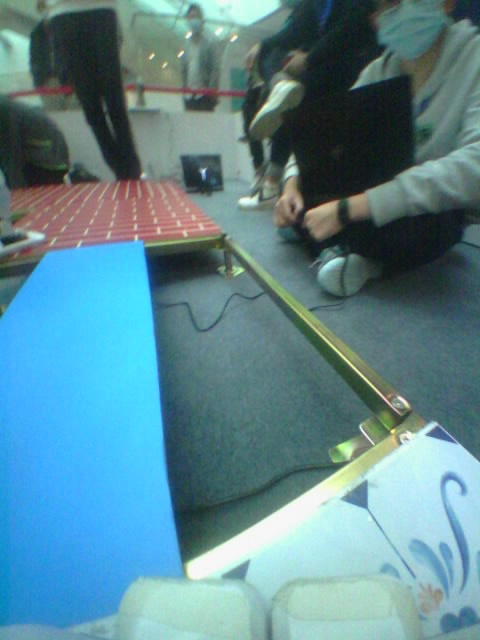
#> input picture RunningRobot/zwb/end/nn/1/104.jpg, 480 x 640 px; its folder holds 2 pictures in this run
$ python cutpic.py
#> lines starting #> are read from the running program, lines starting #| are printed output that depends on the picture
import glob
import cv2
src_dir='./'
save_dir='./save/'
for i in range(15):
    filepath=glob.glob(src_dir+str(i+1)+'/*.jpg')
    for j in range(len(filepath)):
        img_src=cv2.imread(filepath[i])
#> img_src is the input picture: shape (640, 480, 3); mean B, G, R 144.9, 135.1, 92.8
        img_new=img_src[160:640, :, :]
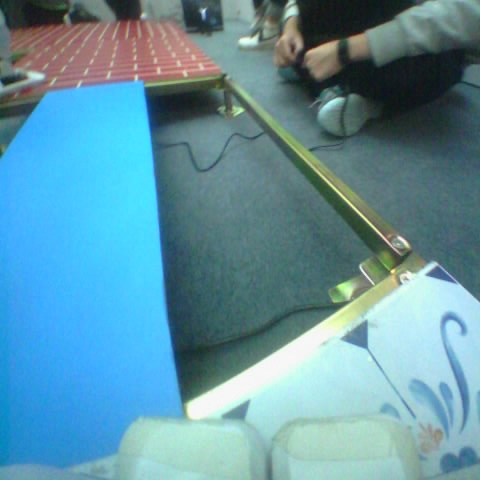
#> img_new: shape (480, 480, 3); mean B, G, R 162.6, 147.4, 97.8
#> (the run stopped early here; a loop or call above may not have finished)
